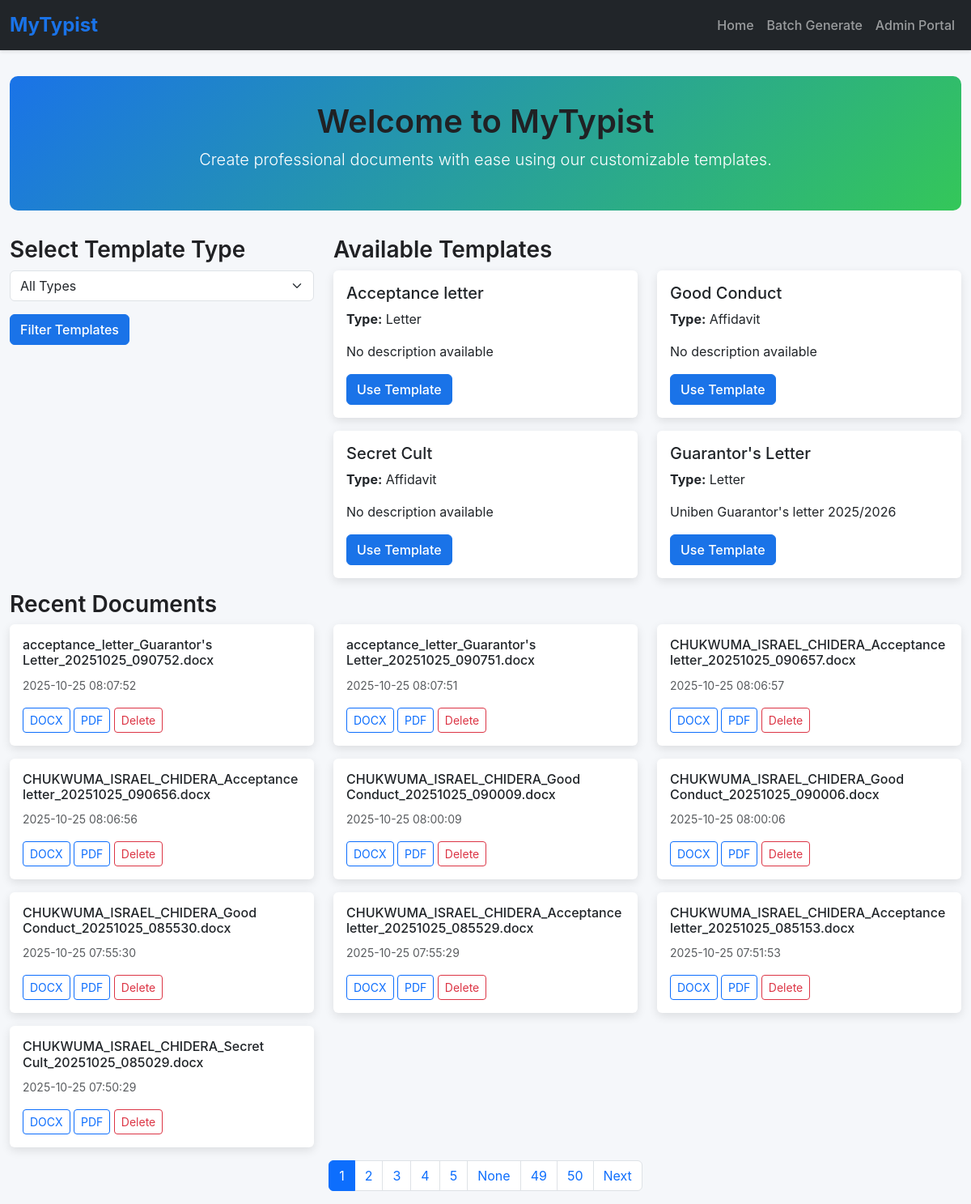
The page / on the database its author committed.
### app.py (models this page shows)
class Template(db.Model):
    __tablename__ = 'template'
    id = db.Column(db.Integer, primary_key=True)
    name = db.Column(db.String(100), nullable=False)
    type = db.Column(db.String(50), nullable=False)
    file_path = db.Column(db.String(200), nullable=False)
    description = db.Column(db.Text)
    font_family = db.Column(db.String(50), default='Times New Roman')
    font_size = db.Column(db.Integer, default=12)
    margin_top = db.Column(db.Float, default=1.0)
    margin_bottom = db.Column(db.Float, default=1.0)
    margin_left = db.Column(db.Float, default=1.0)
    margin_right = db.Column(db.Float, default=1.0)
    default_line_spacing = db.Column(db.Float, default=1.0)
    is_active = db.Column(db.Boolean, default=True)
    created_at = db.Column(db.DateTime, default=lambda: datetime.now(timezone.utc))
    updated_at = db.Column(db.DateTime, default=lambda: datetime.now(timezone.utc),
                          onupdate=lambda: datetime.now(timezone.utc))
    placeholders = db.relationship('Placeholder', back_populates='template',
                                   cascade="all, delete-orphan")
    created_documents = db.relationship('CreatedDocument', back_populates='template',
                                        cascade="all, delete-orphan")

class CreatedDocument(db.Model):
    __tablename__ = 'created_document'
    id = db.Column(db.Integer, primary_key=True)
    template_id = db.Column(db.Integer, db.ForeignKey('template.id'), nullable=False)
    user_name = db.Column(db.String(100), nullable=False)
    user_email = db.Column(db.String(100))
    file_path = db.Column(db.String(200), nullable=False)
    original_filename = db.Column(db.String(200))
    file_size = db.Column(db.Integer)
    created_at = db.Column(db.DateTime, default=lambda: datetime.now(timezone.utc))
    batch_id = db.Column(db.String(50), nullable=True)
    user_inputs = db.Column(db.Text)  # JSON storage of inputs
    template = db.relationship('Template', back_populates='created_documents')

### app.py (the view)
@app.route('/')
@cache.cached(timeout=30)  # Cache for 30 seconds to improve performance
def index():
    page = request.args.get('page', 1, type=int)
    type_filter = request.args.get('type', '')
    query = Template.query.filter_by(is_active=True)
    if type_filter:
        query = query.filter_by(type=type_filter)
    types = cache.get('template_types')
    if types is None:
        types = [t[0] for t in db.session.query(Template.type).distinct().all()]
        cache.set('template_types', types, timeout=300)  # Cache for 5 minutes
    templates = query.with_entities(Template.id, Template.name, Template.type, Template.description).all()
    recent_docs = CreatedDocument.query.order_by(CreatedDocument.created_at.desc()).paginate(
        page=page, per_page=10, error_out=False
    )
    return render_template('index.html', types=types, templates=templates,
                         recent_docs=recent_docs, page=page, total_pages=recent_docs.pages)

### templates/index.html (shortened to what this page needs)
{% extends 'base.html' %}
{% block content %}
<div class="hero text-center">
    <h1>Welcome to MyTypist</h1>
    <p class="lead">Create professional documents with ease using our customizable templates.</p>
</div>
<div class="row">
    <div class="col-md-4 mb-4">
        <h3>Select Template Type</h3>
        <form method="GET" action="{{ url_for('index') }}">
            <div class="mb-3">
                <select name="type" class="form-select">
                    <option value="">All Types</option>
                </select>
            </div>
            <button type="submit" class="btn btn-primary">Filter Templates</button>
        </form>
    </div>
    <div class="col-md-8">
        <h3>Available Templates</h3>
        {% if templates %}
        <div class="row">
            {% for template in templates %}
            <div class="col-md-6 mb-3">
                <div class="card">
                    <div class="card-body">
                        <h5 class="card-title">{{ template.name }}</h5>
                        <p class="card-text"><strong>Type:</strong> {{ template.type }}</p>
                        <p class="card-text">{{ template.description or 'No description available' }}</p>
                        <a href="{{ url_for('create', template_id=template.id) }}" class="btn btn-primary">Use Template</a>
                    </div>
                </div>
            </div>
            {% endfor %}
        </div>
        {% else %}
        <p>No templates available. Please contact the administrator.</p>
        {% endif %}
    </div>
</div>
<h3>Recent Documents</h3>
{% if recent_docs.items %}
<div class="row">
    {% for doc in recent_docs.items %}
    <div class="col-md-4 mb-3">
        <div class="card">
            <div class="card-body">
                <h6 class="card-title">{{ doc.original_filename }}</h6>
                <p class="card-text"><small class="text-muted">{{ doc.created_at.strftime('%Y-%m-%d %H:%M:%S') }}</small></p>
                <a href="{{ url_for('download', document_id=doc.id, format='docx') }}" class="btn btn-sm btn-outline-primary">DOCX</a>
                <a href="{{ url_for('download', document_id=doc.id, format='pdf') }}" class="btn btn-sm btn-outline-primary">PDF</a>
                <a href="{{ url_for('delete_document', document_id=doc.id) }}" class="btn btn-sm btn-outline-danger">Delete</a>
            </div>
        </div>
    </div>
    {% endfor %}
</div>
{% else %}
<p>No recent documents.</p>
{% endif %}
{% if recent_docs.has_prev or recent_docs.has_next %}
<nav aria-label="Page navigation">
    <ul class="pagination justify-content-center">
        {% for p in recent_docs.iter_pages() %}
        <li class="page-item {% if p == recent_docs.page %}active{% endif %}">
            <a class="page-link" href="{{ url_for('index', page=p) }}">{{ p }}</a>
        </li>
        {% endfor %}
        {% if recent_docs.has_next %}
        <li class="page-item"><a class="page-link" href="{{ url_for('index', page=recent_docs.next_num) }}">Next</a></li>
        {% endif %}
    </ul>
</nav>
{% endif %}
{% endblock %}

### templates/base.html (style rules this page uses)
body { font-family: 'Inter', -apple-system, BlinkMacSystemFont, 'Segoe UI', Roboto, sans-serif; background-color: #f5f7fa; }
.hero { background: linear-gradient(135deg, #1a73e8 0%, #34c759 100%); color: white; padding: 2rem; border-radius: 10px; margin-bottom: 2rem; }
.card { border: none; box-shadow: 0 4px 12px rgba(0, 0, 0, 0.1); transition: transform 0.2s; }
.btn-primary { background-color: #1a73e8; border-color: #1a73e8; font-weight: 500; }
h1, h2, h3 { font-weight: 600; color: #202124; }

### rows shown on the page
Template: name "Acceptance letter", type "Letter", description "No description available"
Template: name "Good Conduct", type "Affidavit", description "No description available"
Template: name "Secret Cult", type "Affidavit", description "No description available"
Template: name "Guarantor's Letter", type "Letter", description "Uniben Guarantor's letter 2025/2026"
CreatedDocument: original_filename "acceptance_letter_Guarantor's Letter_20251025_090752.docx", created_at "2025-10-25 08:07:52"
CreatedDocument: original_filename "acceptance_letter_Guarantor's Letter_20251025_090751.docx", created_at "2025-10-25 08:07:51"
CreatedDocument: original_filename "CHUKWUMA_ISRAEL_CHIDERA_Acceptance letter_20251025_090657.docx", created_at "2025-10-25 08:06:57"
CreatedDocument: original_filename "CHUKWUMA_ISRAEL_CHIDERA_Acceptance letter_20251025_090656.docx", created_at "2025-10-25 08:06:56"
CreatedDocument: original_filename "CHUKWUMA_ISRAEL_CHIDERA_Good Conduct_20251025_090009.docx", created_at "2025-10-25 08:00:09"
CreatedDocument: original_filename "CHUKWUMA_ISRAEL_CHIDERA_Good Conduct_20251025_090006.docx", created_at "2025-10-25 08:00:06"
CreatedDocument: original_filename "CHUKWUMA_ISRAEL_CHIDERA_Good Conduct_20251025_085530.docx", created_at "2025-10-25 07:55:30"
CreatedDocument: original_filename "CHUKWUMA_ISRAEL_CHIDERA_Acceptance letter_20251025_085529.docx", created_at "2025-10-25 07:55:29"
CreatedDocument: original_filename "CHUKWUMA_ISRAEL_CHIDERA_Acceptance letter_20251025_085153.docx", created_at "2025-10-25 07:51:53"
CreatedDocument: original_filename "CHUKWUMA_ISRAEL_CHIDERA_Secret Cult_20251025_085029.docx", created_at "2025-10-25 07:50:29"

### other values the page prints
{{ p }} "1" "2" "3" "4" "5" "None" "49" "50"
